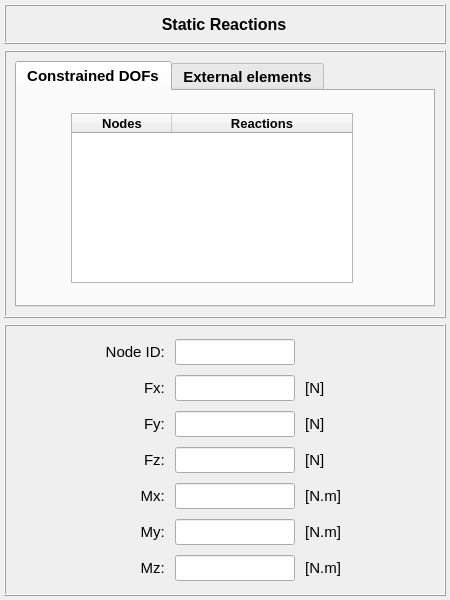
<?xml version="1.0" encoding="UTF-8"?>
<ui version="4.0">
 <class>Dialog</class>
 <widget class="QDialog" name="Dialog">
  <property name="geometry">
   <rect>
    <x>0</x>
    <y>0</y>
    <width>450</width>
    <height>600</height>
   </rect>
  </property>
  <property name="minimumSize">
   <size>
    <width>340</width>
    <height>326</height>
   </size>
  </property>
  <property name="maximumSize">
   <size>
    <width>450</width>
    <height>600</height>
   </size>
  </property>
  <property name="windowTitle">
   <string>Dialog</string>
  </property>
  <layout class="QGridLayout" name="gridLayout_3">
   <property name="leftMargin">
    <number>4</number>
   </property>
   <property name="topMargin">
    <number>4</number>
   </property>
   <property name="rightMargin">
    <number>4</number>
   </property>
   <property name="bottomMargin">
    <number>4</number>
   </property>
   <item row="2" column="0">
    <widget class="QFrame" name="frame_2">
     <property name="minimumSize">
      <size>
       <width>0</width>
       <height>272</height>
      </size>
     </property>
     <property name="maximumSize">
      <size>
       <width>16777215</width>
       <height>272</height>
      </size>
     </property>
     <property name="frameShape">
      <enum>QFrame::Box</enum>
     </property>
     <property name="frameShadow">
      <enum>QFrame::Raised</enum>
     </property>
     <layout class="QGridLayout" name="gridLayout_5">
      <property name="leftMargin">
       <number>0</number>
      </property>
      <property name="topMargin">
       <number>0</number>
      </property>
      <property name="rightMargin">
       <number>0</number>
      </property>
      <property name="bottomMargin">
       <number>0</number>
      </property>
      <property name="spacing">
       <number>0</number>
      </property>
      <item row="0" column="0">
       <widget class="QFrame" name="frame_responses">
        <property name="minimumSize">
         <size>
          <width>0</width>
          <height>260</height>
         </size>
        </property>
        <property name="maximumSize">
         <size>
          <width>16777215</width>
          <height>260</height>
         </size>
        </property>
        <property name="frameShape">
         <enum>QFrame::NoFrame</enum>
        </property>
        <property name="frameShadow">
         <enum>QFrame::Raised</enum>
        </property>
        <layout class="QGridLayout" name="gridLayout_2">
         <property name="leftMargin">
          <number>0</number>
         </property>
         <property name="topMargin">
          <number>0</number>
         </property>
         <property name="rightMargin">
          <number>0</number>
         </property>
         <property name="bottomMargin">
          <number>0</number>
         </property>
         <property name="verticalSpacing">
          <number>1</number>
         </property>
         <item row="1" column="3">
          <widget class="QLabel" name="label_8">
           <property name="minimumSize">
            <size>
             <width>68</width>
             <height>26</height>
            </size>
           </property>
           <property name="maximumSize">
            <size>
             <width>68</width>
             <height>26</height>
            </size>
           </property>
           <property name="font">
            <font>
             <pointsize>11</pointsize>
             <weight>50</weight>
             <bold>false</bold>
            </font>
           </property>
           <property name="text">
            <string> [N]</string>
           </property>
           <property name="alignment">
            <set>Qt::AlignLeading|Qt::AlignLeft|Qt::AlignVCenter</set>
           </property>
          </widget>
         </item>
         <item row="0" column="2">
          <widget class="QLineEdit" name="lineEdit_node_id">
           <property name="minimumSize">
            <size>
             <width>120</width>
             <height>26</height>
            </size>
           </property>
           <property name="maximumSize">
            <size>
             <width>120</width>
             <height>26</height>
            </size>
           </property>
           <property name="sizeIncrement">
            <size>
             <width>0</width>
             <height>0</height>
            </size>
           </property>
           <property name="baseSize">
            <size>
             <width>0</width>
             <height>0</height>
            </size>
           </property>
           <property name="font">
            <font>
             <pointsize>10</pointsize>
             <weight>75</weight>
             <bold>true</bold>
            </font>
           </property>
           <property name="styleSheet">
            <string notr="true"/>
           </property>
           <property name="alignment">
            <set>Qt::AlignCenter</set>
           </property>
          </widget>
         </item>
         <item row="3" column="1">
          <widget class="QLabel" name="label_4">
           <property name="minimumSize">
            <size>
             <width>88</width>
             <height>26</height>
            </size>
           </property>
           <property name="maximumSize">
            <size>
             <width>88</width>
             <height>26</height>
            </size>
           </property>
           <property name="font">
            <font>
             <pointsize>11</pointsize>
             <weight>50</weight>
             <bold>false</bold>
            </font>
           </property>
           <property name="text">
            <string>Fz: </string>
           </property>
           <property name="alignment">
            <set>Qt::AlignRight|Qt::AlignTrailing|Qt::AlignVCenter</set>
           </property>
          </widget>
         </item>
         <item row="4" column="1">
          <widget class="QLabel" name="label_5">
           <property name="minimumSize">
            <size>
             <width>88</width>
             <height>26</height>
            </size>
           </property>
           <property name="maximumSize">
            <size>
             <width>88</width>
             <height>26</height>
            </size>
           </property>
           <property name="font">
            <font>
             <pointsize>11</pointsize>
             <weight>50</weight>
             <bold>false</bold>
            </font>
           </property>
           <property name="text">
            <string>Mx: </string>
           </property>
           <property name="alignment">
            <set>Qt::AlignRight|Qt::AlignTrailing|Qt::AlignVCenter</set>
           </property>
          </widget>
         </item>
         <item row="2" column="3">
          <widget class="QLabel" name="label_9">
           <property name="minimumSize">
            <size>
             <width>68</width>
             <height>26</height>
            </size>
           </property>
           <property name="maximumSize">
            <size>
             <width>68</width>
             <height>26</height>
            </size>
           </property>
           <property name="font">
            <font>
             <pointsize>11</pointsize>
             <weight>50</weight>
             <bold>false</bold>
            </font>
           </property>
           <property name="text">
            <string> [N]</string>
           </property>
           <property name="alignment">
            <set>Qt::AlignLeading|Qt::AlignLeft|Qt::AlignVCenter</set>
           </property>
          </widget>
         </item>
         <item row="2" column="2">
          <widget class="QLineEdit" name="lineEdit_reaction_fy">
           <property name="minimumSize">
            <size>
             <width>120</width>
             <height>26</height>
            </size>
           </property>
           <property name="maximumSize">
            <size>
             <width>120</width>
             <height>26</height>
            </size>
           </property>
           <property name="sizeIncrement">
            <size>
             <width>0</width>
             <height>0</height>
            </size>
           </property>
           <property name="baseSize">
            <size>
             <width>0</width>
             <height>0</height>
            </size>
           </property>
           <property name="font">
            <font>
             <pointsize>10</pointsize>
            </font>
           </property>
           <property name="toolTip">
            <string>Force Fy reaction</string>
           </property>
           <property name="alignment">
            <set>Qt::AlignCenter</set>
           </property>
          </widget>
         </item>
         <item row="0" column="4">
          <widget class="QFrame" name="frame_4">
           <property name="frameShape">
            <enum>QFrame::NoFrame</enum>
           </property>
           <property name="frameShadow">
            <enum>QFrame::Raised</enum>
           </property>
          </widget>
         </item>
         <item row="0" column="0">
          <widget class="QFrame" name="frame_3">
           <property name="frameShape">
            <enum>QFrame::NoFrame</enum>
           </property>
           <property name="frameShadow">
            <enum>QFrame::Raised</enum>
           </property>
          </widget>
         </item>
         <item row="0" column="3">
          <widget class="QFrame" name="frame">
           <property name="minimumSize">
            <size>
             <width>68</width>
             <height>26</height>
            </size>
           </property>
           <property name="maximumSize">
            <size>
             <width>68</width>
             <height>26</height>
            </size>
           </property>
           <property name="frameShape">
            <enum>QFrame::NoFrame</enum>
           </property>
           <property name="frameShadow">
            <enum>QFrame::Raised</enum>
           </property>
          </widget>
         </item>
         <item row="3" column="3">
          <widget class="QLabel" name="label_10">
           <property name="minimumSize">
            <size>
             <width>68</width>
             <height>26</height>
            </size>
           </property>
           <property name="maximumSize">
            <size>
             <width>68</width>
             <height>26</height>
            </size>
           </property>
           <property name="font">
            <font>
             <pointsize>11</pointsize>
             <weight>50</weight>
             <bold>false</bold>
            </font>
           </property>
           <property name="text">
            <string> [N]</string>
           </property>
           <property name="alignment">
            <set>Qt::AlignLeading|Qt::AlignLeft|Qt::AlignVCenter</set>
           </property>
          </widget>
         </item>
         <item row="0" column="1">
          <widget class="QLabel" name="label_14">
           <property name="minimumSize">
            <size>
             <width>88</width>
             <height>26</height>
            </size>
           </property>
           <property name="maximumSize">
            <size>
             <width>88</width>
             <height>26</height>
            </size>
           </property>
           <property name="font">
            <font>
             <pointsize>11</pointsize>
             <weight>50</weight>
             <bold>false</bold>
            </font>
           </property>
           <property name="text">
            <string>Node ID: </string>
           </property>
           <property name="alignment">
            <set>Qt::AlignRight|Qt::AlignTrailing|Qt::AlignVCenter</set>
           </property>
          </widget>
         </item>
         <item row="3" column="2">
          <widget class="QLineEdit" name="lineEdit_reaction_fz">
           <property name="minimumSize">
            <size>
             <width>120</width>
             <height>26</height>
            </size>
           </property>
           <property name="maximumSize">
            <size>
             <width>120</width>
             <height>26</height>
            </size>
           </property>
           <property name="sizeIncrement">
            <size>
             <width>0</width>
             <height>0</height>
            </size>
           </property>
           <property name="baseSize">
            <size>
             <width>0</width>
             <height>0</height>
            </size>
           </property>
           <property name="font">
            <font>
             <pointsize>10</pointsize>
            </font>
           </property>
           <property name="toolTip">
            <string>Force Fz reaction</string>
           </property>
           <property name="alignment">
            <set>Qt::AlignCenter</set>
           </property>
          </widget>
         </item>
         <item row="6" column="2">
          <widget class="QLineEdit" name="lineEdit_reaction_mz">
           <property name="minimumSize">
            <size>
             <width>120</width>
             <height>26</height>
            </size>
           </property>
           <property name="maximumSize">
            <size>
             <width>120</width>
             <height>26</height>
            </size>
           </property>
           <property name="sizeIncrement">
            <size>
             <width>0</width>
             <height>0</height>
            </size>
           </property>
           <property name="baseSize">
            <size>
             <width>0</width>
             <height>0</height>
            </size>
           </property>
           <property name="font">
            <font>
             <pointsize>10</pointsize>
            </font>
           </property>
           <property name="toolTip">
            <string>Moment Mz reaction</string>
           </property>
           <property name="alignment">
            <set>Qt::AlignCenter</set>
           </property>
          </widget>
         </item>
         <item row="6" column="3">
          <widget class="QLabel" name="label_13">
           <property name="minimumSize">
            <size>
             <width>68</width>
             <height>26</height>
            </size>
           </property>
           <property name="maximumSize">
            <size>
             <width>68</width>
             <height>26</height>
            </size>
           </property>
           <property name="font">
            <font>
             <pointsize>11</pointsize>
             <weight>50</weight>
             <bold>false</bold>
            </font>
           </property>
           <property name="text">
            <string> [N.m]</string>
           </property>
           <property name="alignment">
            <set>Qt::AlignLeading|Qt::AlignLeft|Qt::AlignVCenter</set>
           </property>
          </widget>
         </item>
         <item row="5" column="1">
          <widget class="QLabel" name="label_6">
           <property name="minimumSize">
            <size>
             <width>88</width>
             <height>26</height>
            </size>
           </property>
           <property name="maximumSize">
            <size>
             <width>88</width>
             <height>26</height>
            </size>
           </property>
           <property name="font">
            <font>
             <pointsize>11</pointsize>
             <weight>50</weight>
             <bold>false</bold>
            </font>
           </property>
           <property name="text">
            <string>My: </string>
           </property>
           <property name="alignment">
            <set>Qt::AlignRight|Qt::AlignTrailing|Qt::AlignVCenter</set>
           </property>
          </widget>
         </item>
         <item row="4" column="2">
          <widget class="QLineEdit" name="lineEdit_reaction_mx">
           <property name="minimumSize">
            <size>
             <width>120</width>
             <height>26</height>
            </size>
           </property>
           <property name="maximumSize">
            <size>
             <width>120</width>
             <height>26</height>
            </size>
           </property>
           <property name="sizeIncrement">
            <size>
             <width>0</width>
             <height>0</height>
            </size>
           </property>
           <property name="baseSize">
            <size>
             <width>0</width>
             <height>0</height>
            </size>
           </property>
           <property name="font">
            <font>
             <pointsize>10</pointsize>
            </font>
           </property>
           <property name="toolTip">
            <string>Moment Mx reaction</string>
           </property>
           <property name="alignment">
            <set>Qt::AlignCenter</set>
           </property>
          </widget>
         </item>
         <item row="1" column="1">
          <widget class="QLabel" name="label_2">
           <property name="minimumSize">
            <size>
             <width>88</width>
             <height>26</height>
            </size>
           </property>
           <property name="maximumSize">
            <size>
             <width>88</width>
             <height>26</height>
            </size>
           </property>
           <property name="font">
            <font>
             <pointsize>11</pointsize>
             <weight>50</weight>
             <bold>false</bold>
            </font>
           </property>
           <property name="text">
            <string>Fx: </string>
           </property>
           <property name="alignment">
            <set>Qt::AlignRight|Qt::AlignTrailing|Qt::AlignVCenter</set>
           </property>
          </widget>
         </item>
         <item row="1" column="2">
          <widget class="QLineEdit" name="lineEdit_reaction_fx">
           <property name="minimumSize">
            <size>
             <width>120</width>
             <height>26</height>
            </size>
           </property>
           <property name="maximumSize">
            <size>
             <width>120</width>
             <height>26</height>
            </size>
           </property>
           <property name="sizeIncrement">
            <size>
             <width>0</width>
             <height>0</height>
            </size>
           </property>
           <property name="baseSize">
            <size>
             <width>0</width>
             <height>0</height>
            </size>
           </property>
           <property name="font">
            <font>
             <pointsize>10</pointsize>
            </font>
           </property>
           <property name="toolTip">
            <string>Force Fx reaction</string>
           </property>
           <property name="alignment">
            <set>Qt::AlignCenter</set>
           </property>
          </widget>
         </item>
         <item row="2" column="1">
          <widget class="QLabel" name="label_3">
           <property name="minimumSize">
            <size>
             <width>88</width>
             <height>26</height>
            </size>
           </property>
           <property name="maximumSize">
            <size>
             <width>88</width>
             <height>26</height>
            </size>
           </property>
           <property name="font">
            <font>
             <pointsize>11</pointsize>
             <weight>50</weight>
             <bold>false</bold>
            </font>
           </property>
           <property name="text">
            <string>Fy: </string>
           </property>
           <property name="alignment">
            <set>Qt::AlignRight|Qt::AlignTrailing|Qt::AlignVCenter</set>
           </property>
          </widget>
         </item>
         <item row="6" column="1">
          <widget class="QLabel" name="label_7">
           <property name="minimumSize">
            <size>
             <width>88</width>
             <height>26</height>
            </size>
           </property>
           <property name="maximumSize">
            <size>
             <width>88</width>
             <height>26</height>
            </size>
           </property>
           <property name="font">
            <font>
             <pointsize>11</pointsize>
             <weight>50</weight>
             <bold>false</bold>
            </font>
           </property>
           <property name="text">
            <string>Mz: </string>
           </property>
           <property name="alignment">
            <set>Qt::AlignRight|Qt::AlignTrailing|Qt::AlignVCenter</set>
           </property>
          </widget>
         </item>
         <item row="4" column="3">
          <widget class="QLabel" name="label_11">
           <property name="minimumSize">
            <size>
             <width>68</width>
             <height>26</height>
            </size>
           </property>
           <property name="maximumSize">
            <size>
             <width>68</width>
             <height>26</height>
            </size>
           </property>
           <property name="font">
            <font>
             <pointsize>11</pointsize>
             <weight>50</weight>
             <bold>false</bold>
            </font>
           </property>
           <property name="text">
            <string> [N.m]</string>
           </property>
           <property name="alignment">
            <set>Qt::AlignLeading|Qt::AlignLeft|Qt::AlignVCenter</set>
           </property>
          </widget>
         </item>
         <item row="5" column="3">
          <widget class="QLabel" name="label_12">
           <property name="minimumSize">
            <size>
             <width>68</width>
             <height>26</height>
            </size>
           </property>
           <property name="maximumSize">
            <size>
             <width>68</width>
             <height>26</height>
            </size>
           </property>
           <property name="font">
            <font>
             <pointsize>11</pointsize>
             <weight>50</weight>
             <bold>false</bold>
            </font>
           </property>
           <property name="text">
            <string> [N.m]</string>
           </property>
           <property name="alignment">
            <set>Qt::AlignLeading|Qt::AlignLeft|Qt::AlignVCenter</set>
           </property>
          </widget>
         </item>
         <item row="5" column="2">
          <widget class="QLineEdit" name="lineEdit_reaction_my">
           <property name="minimumSize">
            <size>
             <width>120</width>
             <height>26</height>
            </size>
           </property>
           <property name="maximumSize">
            <size>
             <width>120</width>
             <height>26</height>
            </size>
           </property>
           <property name="sizeIncrement">
            <size>
             <width>0</width>
             <height>0</height>
            </size>
           </property>
           <property name="baseSize">
            <size>
             <width>0</width>
             <height>0</height>
            </size>
           </property>
           <property name="font">
            <font>
             <pointsize>10</pointsize>
            </font>
           </property>
           <property name="toolTip">
            <string>Moment My reaction</string>
           </property>
           <property name="alignment">
            <set>Qt::AlignCenter</set>
           </property>
          </widget>
         </item>
        </layout>
       </widget>
      </item>
     </layout>
    </widget>
   </item>
   <item row="0" column="0">
    <widget class="QFrame" name="frame_title">
     <property name="minimumSize">
      <size>
       <width>0</width>
       <height>40</height>
      </size>
     </property>
     <property name="maximumSize">
      <size>
       <width>16777215</width>
       <height>40</height>
      </size>
     </property>
     <property name="frameShape">
      <enum>QFrame::Box</enum>
     </property>
     <property name="frameShadow">
      <enum>QFrame::Raised</enum>
     </property>
     <layout class="QGridLayout" name="gridLayout">
      <property name="leftMargin">
       <number>0</number>
      </property>
      <property name="topMargin">
       <number>0</number>
      </property>
      <property name="rightMargin">
       <number>2</number>
      </property>
      <property name="bottomMargin">
       <number>0</number>
      </property>
      <property name="spacing">
       <number>0</number>
      </property>
      <item row="0" column="0">
       <widget class="QLabel" name="label">
        <property name="minimumSize">
         <size>
          <width>300</width>
          <height>32</height>
         </size>
        </property>
        <property name="maximumSize">
         <size>
          <width>300</width>
          <height>32</height>
         </size>
        </property>
        <property name="font">
         <font>
          <pointsize>12</pointsize>
          <weight>75</weight>
          <bold>true</bold>
         </font>
        </property>
        <property name="frameShape">
         <enum>QFrame::NoFrame</enum>
        </property>
        <property name="frameShadow">
         <enum>QFrame::Raised</enum>
        </property>
        <property name="text">
         <string>Static Reactions</string>
        </property>
        <property name="alignment">
         <set>Qt::AlignCenter</set>
        </property>
       </widget>
      </item>
     </layout>
    </widget>
   </item>
   <item row="1" column="0">
    <widget class="QFrame" name="frame_5">
     <property name="minimumSize">
      <size>
       <width>0</width>
       <height>268</height>
      </size>
     </property>
     <property name="frameShape">
      <enum>QFrame::Box</enum>
     </property>
     <property name="frameShadow">
      <enum>QFrame::Raised</enum>
     </property>
     <layout class="QGridLayout" name="gridLayout_4">
      <item row="0" column="0">
       <widget class="QTabWidget" name="tabWidget_reactions">
        <property name="minimumSize">
         <size>
          <width>0</width>
          <height>246</height>
         </size>
        </property>
        <property name="maximumSize">
         <size>
          <width>16777215</width>
          <height>246</height>
         </size>
        </property>
        <property name="font">
         <font>
          <family>MS Shell Dlg 2</family>
          <pointsize>11</pointsize>
          <weight>75</weight>
          <italic>false</italic>
          <bold>true</bold>
         </font>
        </property>
        <property name="currentIndex">
         <number>0</number>
        </property>
        <widget class="QWidget" name="tab_constrained_dofs">
         <attribute name="title">
          <string>Constrained DOFs</string>
         </attribute>
         <widget class="QTreeWidget" name="treeWidget_reactions_at_constrained_dofs">
          <property name="geometry">
           <rect>
            <x>54</x>
            <y>22</y>
            <width>282</width>
            <height>170</height>
           </rect>
          </property>
          <property name="minimumSize">
           <size>
            <width>282</width>
            <height>170</height>
           </size>
          </property>
          <property name="maximumSize">
           <size>
            <width>282</width>
            <height>170</height>
           </size>
          </property>
          <property name="font">
           <font>
            <family>Arial</family>
            <pointsize>10</pointsize>
            <italic>true</italic>
           </font>
          </property>
          <property name="indentation">
           <number>0</number>
          </property>
          <column>
           <property name="text">
            <string>Nodes</string>
           </property>
           <property name="font">
            <font>
             <family>MS Shell Dlg 2</family>
             <pointsize>10</pointsize>
             <weight>75</weight>
             <italic>false</italic>
             <bold>true</bold>
            </font>
           </property>
           <property name="textAlignment">
            <set>AlignCenter</set>
           </property>
          </column>
          <column>
           <property name="text">
            <string>Reactions</string>
           </property>
           <property name="font">
            <font>
             <family>MS Shell Dlg 2</family>
             <pointsize>10</pointsize>
             <weight>75</weight>
             <italic>false</italic>
             <bold>true</bold>
            </font>
           </property>
           <property name="textAlignment">
            <set>AlignCenter</set>
           </property>
          </column>
         </widget>
        </widget>
        <widget class="QWidget" name="tab_external_springs_dampers">
         <attribute name="title">
          <string>External elements</string>
         </attribute>
         <widget class="QTabWidget" name="tabWidget_springs_dampers">
          <property name="geometry">
           <rect>
            <x>14</x>
            <y>8</y>
            <width>363</width>
            <height>197</height>
           </rect>
          </property>
          <property name="font">
           <font>
            <family>MS Shell Dlg 2</family>
            <pointsize>11</pointsize>
            <weight>75</weight>
            <italic>false</italic>
            <bold>true</bold>
           </font>
          </property>
          <property name="currentIndex">
           <number>0</number>
          </property>
          <widget class="QWidget" name="tab_nodes_with_springs">
           <attribute name="title">
            <string>Reactions at springs</string>
           </attribute>
           <widget class="QTreeWidget" name="treeWidget_reactions_at_springs">
            <property name="geometry">
             <rect>
              <x>38</x>
              <y>10</y>
              <width>282</width>
              <height>150</height>
             </rect>
            </property>
            <property name="minimumSize">
             <size>
              <width>282</width>
              <height>150</height>
             </size>
            </property>
            <property name="maximumSize">
             <size>
              <width>282</width>
              <height>150</height>
             </size>
            </property>
            <property name="font">
             <font>
              <family>Arial</family>
              <pointsize>9</pointsize>
              <weight>50</weight>
              <italic>true</italic>
              <bold>false</bold>
             </font>
            </property>
            <property name="indentation">
             <number>0</number>
            </property>
            <column>
             <property name="text">
              <string>Nodes</string>
             </property>
             <property name="font">
              <font>
               <family>MS Shell Dlg 2</family>
               <pointsize>10</pointsize>
               <weight>75</weight>
               <italic>false</italic>
               <bold>true</bold>
              </font>
             </property>
             <property name="textAlignment">
              <set>AlignCenter</set>
             </property>
            </column>
            <column>
             <property name="text">
              <string>Reactions</string>
             </property>
             <property name="font">
              <font>
               <family>MS Shell Dlg 2</family>
               <pointsize>10</pointsize>
               <weight>75</weight>
               <italic>false</italic>
               <bold>true</bold>
              </font>
             </property>
             <property name="textAlignment">
              <set>AlignCenter</set>
             </property>
            </column>
           </widget>
          </widget>
          <widget class="QWidget" name="tab_nodes_with_dampers">
           <attribute name="title">
            <string>Reactions at dampers</string>
           </attribute>
           <widget class="QTreeWidget" name="treeWidget_reactions_at_dampers">
            <property name="geometry">
             <rect>
              <x>38</x>
              <y>10</y>
              <width>282</width>
              <height>150</height>
             </rect>
            </property>
            <property name="minimumSize">
             <size>
              <width>282</width>
              <height>150</height>
             </size>
            </property>
            <property name="maximumSize">
             <size>
              <width>282</width>
              <height>150</height>
             </size>
            </property>
            <property name="font">
             <font>
              <family>Arial</family>
              <pointsize>9</pointsize>
              <weight>50</weight>
              <italic>true</italic>
              <bold>false</bold>
             </font>
            </property>
            <property name="indentation">
             <number>0</number>
            </property>
            <column>
             <property name="text">
              <string>Nodes</string>
             </property>
             <property name="font">
              <font>
               <family>MS Shell Dlg 2</family>
               <pointsize>10</pointsize>
               <weight>75</weight>
               <italic>false</italic>
               <bold>true</bold>
              </font>
             </property>
             <property name="textAlignment">
              <set>AlignCenter</set>
             </property>
            </column>
            <column>
             <property name="text">
              <string>Reactions</string>
             </property>
             <property name="font">
              <font>
               <family>MS Shell Dlg 2</family>
               <pointsize>10</pointsize>
               <weight>75</weight>
               <italic>false</italic>
               <bold>true</bold>
              </font>
             </property>
             <property name="textAlignment">
              <set>AlignCenter</set>
             </property>
            </column>
           </widget>
          </widget>
         </widget>
        </widget>
       </widget>
      </item>
     </layout>
    </widget>
   </item>
  </layout>
 </widget>
 <resources/>
 <connections/>
</ui>
